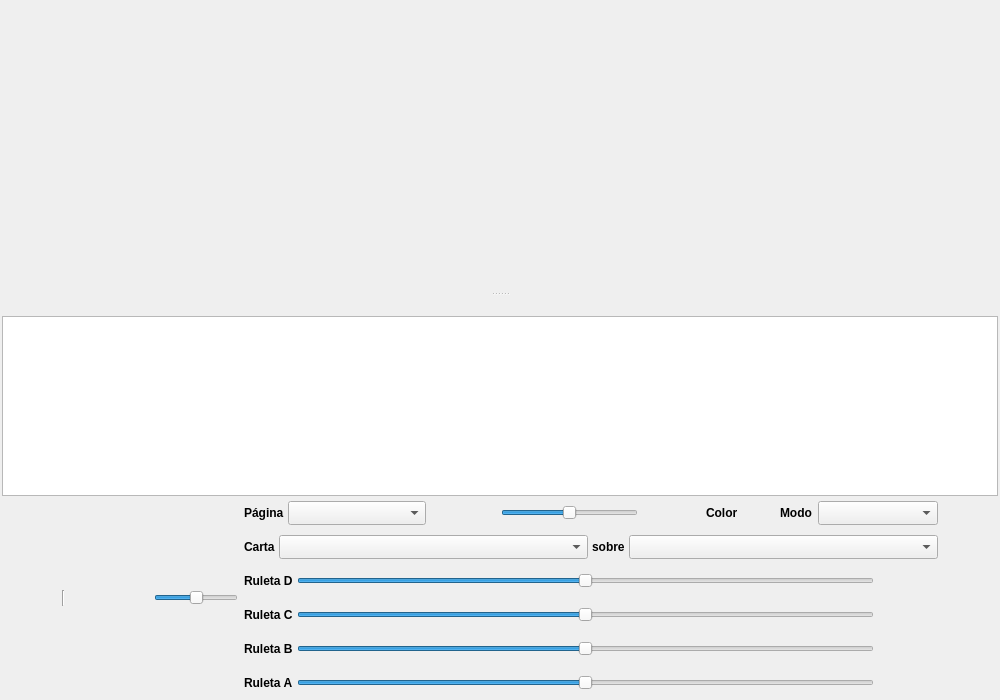
<?xml version="1.0" encoding="UTF-8"?>
<ui version="4.0">
 <class>GrDap</class>
 <widget class="QMainWindow" name="GrDap">
  <property name="geometry">
   <rect>
    <x>0</x>
    <y>0</y>
    <width>1000</width>
    <height>700</height>
   </rect>
  </property>
  <property name="windowTitle">
   <string>GR-dap</string>
  </property>
  <widget class="QWidget" name="centralwidget">
   <layout class="QVBoxLayout" name="verticalLayout_2" stretch="1,0">
    <property name="spacing">
     <number>0</number>
    </property>
    <property name="margin">
     <number>0</number>
    </property>
    <item>
     <widget class="QSplitter" name="splitter">
      <property name="orientation">
       <enum>Qt::Vertical</enum>
      </property>
      <widget class="QFrame" name="frame_gv">
       <property name="sizePolicy">
        <sizepolicy hsizetype="Expanding" vsizetype="Expanding">
         <horstretch>0</horstretch>
         <verstretch>1</verstretch>
        </sizepolicy>
       </property>
       <property name="frameShape">
        <enum>QFrame::NoFrame</enum>
       </property>
       <layout class="QVBoxLayout" name="verticalLayout_frame_gv">
        <property name="spacing">
         <number>0</number>
        </property>
        <property name="margin">
         <number>0</number>
        </property>
       </layout>
      </widget>
      <widget class="QFrame" name="frame_info">
       <property name="sizePolicy">
        <sizepolicy hsizetype="Preferred" vsizetype="Expanding">
         <horstretch>0</horstretch>
         <verstretch>1</verstretch>
        </sizepolicy>
       </property>
       <property name="maximumSize">
        <size>
         <width>16777215</width>
         <height>200</height>
        </size>
       </property>
       <layout class="QGridLayout" name="gridLayout" columnstretch="0,1,0">
        <property name="leftMargin">
         <number>2</number>
        </property>
        <property name="topMargin">
         <number>2</number>
        </property>
        <property name="rightMargin">
         <number>2</number>
        </property>
        <property name="bottomMargin">
         <number>0</number>
        </property>
        <property name="verticalSpacing">
         <number>2</number>
        </property>
        <item row="0" column="0">
         <widget class="QLabel" name="lb_info_ico">
          <property name="minimumSize">
           <size>
            <width>16</width>
            <height>16</height>
           </size>
          </property>
          <property name="pixmap">
           <pixmap resource="../res/gr-dap.qrc">:/img16/informacion.png</pixmap>
          </property>
         </widget>
        </item>
        <item row="0" column="2">
         <widget class="QToolButton" name="btn_cerrar_info">
          <property name="minimumSize">
           <size>
            <width>20</width>
            <height>16</height>
           </size>
          </property>
          <property name="maximumSize">
           <size>
            <width>20</width>
            <height>16</height>
           </size>
          </property>
          <property name="toolTip">
           <string>Cerrar info</string>
          </property>
          <property name="icon">
           <iconset resource="../res/gr-dap.qrc">
            <normaloff>:/images/tab_close.png</normaloff>:/images/tab_close.png</iconset>
          </property>
          <property name="iconSize">
           <size>
            <width>9</width>
            <height>9</height>
           </size>
          </property>
          <property name="toolButtonStyle">
           <enum>Qt::ToolButtonIconOnly</enum>
          </property>
          <property name="autoRaise">
           <bool>true</bool>
          </property>
         </widget>
        </item>
        <item row="0" column="1">
         <widget class="QLabel" name="lb_info_titulo"/>
        </item>
        <item row="1" column="0" colspan="3">
         <widget class="QTextBrowser" name="txt_info"/>
        </item>
       </layout>
      </widget>
     </widget>
    </item>
    <item>
     <widget class="QFrame" name="frame_toolbar">
      <property name="minimumSize">
       <size>
        <width>0</width>
        <height>35</height>
       </size>
      </property>
      <property name="frameShape">
       <enum>QFrame::NoFrame</enum>
      </property>
      <property name="frameShadow">
       <enum>QFrame::Raised</enum>
      </property>
      <layout class="QHBoxLayout" name="horizontalLayout" stretch="0,0,0,1,0,0">
       <property name="spacing">
        <number>2</number>
       </property>
       <property name="leftMargin">
        <number>2</number>
       </property>
       <property name="topMargin">
        <number>0</number>
       </property>
       <property name="rightMargin">
        <number>2</number>
       </property>
       <property name="bottomMargin">
        <number>0</number>
       </property>
       <item>
        <widget class="QToolButton" name="btn_salir">
         <property name="minimumSize">
          <size>
           <width>26</width>
           <height>26</height>
          </size>
         </property>
         <property name="maximumSize">
          <size>
           <width>26</width>
           <height>26</height>
          </size>
         </property>
         <property name="toolTip">
          <string>Cerrar</string>
         </property>
         <property name="icon">
          <iconset resource="../res/gr-dap.qrc">
           <normaloff>:/img16/cerrar.png</normaloff>:/img16/cerrar.png</iconset>
         </property>
         <property name="autoRaise">
          <bool>true</bool>
         </property>
        </widget>
       </item>
       <item>
        <widget class="QToolButton" name="btn_abrir">
         <property name="minimumSize">
          <size>
           <width>26</width>
           <height>26</height>
          </size>
         </property>
         <property name="maximumSize">
          <size>
           <width>26</width>
           <height>26</height>
          </size>
         </property>
         <property name="toolTip">
          <string>Abrir</string>
         </property>
         <property name="icon">
          <iconset resource="../res/gr-dap.qrc">
           <normaloff>:/img16/carpeta_1.png</normaloff>:/img16/carpeta_1.png</iconset>
         </property>
         <property name="autoRaise">
          <bool>true</bool>
         </property>
        </widget>
       </item>
       <item>
        <widget class="QFrame" name="frame_zoom">
         <property name="minimumSize">
          <size>
           <width>180</width>
           <height>0</height>
          </size>
         </property>
         <property name="maximumSize">
          <size>
           <width>180</width>
           <height>16777215</height>
          </size>
         </property>
         <property name="frameShape">
          <enum>QFrame::NoFrame</enum>
         </property>
         <property name="frameShadow">
          <enum>QFrame::Raised</enum>
         </property>
         <layout class="QHBoxLayout" name="hl_frame_zoom">
          <property name="spacing">
           <number>2</number>
          </property>
          <property name="margin">
           <number>0</number>
          </property>
          <item>
           <widget class="Line" name="lsep_1">
            <property name="minimumSize">
             <size>
              <width>10</width>
              <height>16</height>
             </size>
            </property>
            <property name="maximumSize">
             <size>
              <width>10</width>
              <height>16</height>
             </size>
            </property>
            <property name="orientation">
             <enum>Qt::Vertical</enum>
            </property>
           </widget>
          </item>
          <item>
           <widget class="QToolButton" name="btn_zoom_in">
            <property name="minimumSize">
             <size>
              <width>26</width>
              <height>26</height>
             </size>
            </property>
            <property name="maximumSize">
             <size>
              <width>26</width>
              <height>26</height>
             </size>
            </property>
            <property name="toolTip">
             <string>Acercar</string>
            </property>
            <property name="icon">
             <iconset resource="../res/gr-dap.qrc">
              <normaloff>:/img16/zoom_in.png</normaloff>:/img16/zoom_in.png</iconset>
            </property>
            <property name="autoRepeat">
             <bool>true</bool>
            </property>
            <property name="autoRaise">
             <bool>true</bool>
            </property>
           </widget>
          </item>
          <item>
           <widget class="QToolButton" name="btn_zoom_out">
            <property name="minimumSize">
             <size>
              <width>26</width>
              <height>26</height>
             </size>
            </property>
            <property name="maximumSize">
             <size>
              <width>26</width>
              <height>26</height>
             </size>
            </property>
            <property name="toolTip">
             <string>Alejar</string>
            </property>
            <property name="icon">
             <iconset resource="../res/gr-dap.qrc">
              <normaloff>:/img16/zoom_out.png</normaloff>:/img16/zoom_out.png</iconset>
            </property>
            <property name="autoRepeat">
             <bool>true</bool>
            </property>
            <property name="autoRaise">
             <bool>true</bool>
            </property>
           </widget>
          </item>
          <item>
           <widget class="QToolButton" name="btn_zoom_normal">
            <property name="minimumSize">
             <size>
              <width>26</width>
              <height>26</height>
             </size>
            </property>
            <property name="maximumSize">
             <size>
              <width>26</width>
              <height>26</height>
             </size>
            </property>
            <property name="toolTip">
             <string>Zoom normal</string>
            </property>
            <property name="icon">
             <iconset resource="../res/gr-dap.qrc">
              <normaloff>:/img16/zoom.png</normaloff>:/img16/zoom.png</iconset>
            </property>
            <property name="autoRaise">
             <bool>true</bool>
            </property>
           </widget>
          </item>
          <item>
           <widget class="QSlider" name="slider_zoom">
            <property name="minimumSize">
             <size>
              <width>50</width>
              <height>22</height>
             </size>
            </property>
            <property name="toolTip">
             <string>Zoom</string>
            </property>
            <property name="maximum">
             <number>500</number>
            </property>
            <property name="value">
             <number>250</number>
            </property>
            <property name="sliderPosition">
             <number>250</number>
            </property>
            <property name="orientation">
             <enum>Qt::Horizontal</enum>
            </property>
           </widget>
          </item>
         </layout>
        </widget>
       </item>
       <item>
        <layout class="QVBoxLayout" name="verticalLayout">
         <property name="spacing">
          <number>0</number>
         </property>
         <item>
          <widget class="QFrame" name="frame_images">
           <property name="minimumSize">
            <size>
             <width>0</width>
             <height>34</height>
            </size>
           </property>
           <layout class="QHBoxLayout" name="horizontalLayout_frame_images">
            <property name="spacing">
             <number>4</number>
            </property>
            <property name="margin">
             <number>4</number>
            </property>
            <item>
             <widget class="QLabel" name="lb_img_pagina">
              <property name="font">
               <font>
                <weight>75</weight>
                <bold>true</bold>
               </font>
              </property>
              <property name="text">
               <string>Página</string>
              </property>
             </widget>
            </item>
            <item>
             <widget class="QComboBox" name="cbx_img_pagina">
              <property name="sizePolicy">
               <sizepolicy hsizetype="Expanding" vsizetype="Fixed">
                <horstretch>0</horstretch>
                <verstretch>0</verstretch>
               </sizepolicy>
              </property>
              <property name="minimumSize">
               <size>
                <width>100</width>
                <height>24</height>
               </size>
              </property>
              <property name="sizeAdjustPolicy">
               <enum>QComboBox::AdjustToContents</enum>
              </property>
             </widget>
            </item>
            <item>
             <widget class="QLabel" name="lb_img_pagina_total">
              <property name="text">
               <string/>
              </property>
             </widget>
            </item>
            <item>
             <widget class="QToolButton" name="btn_img_back">
              <property name="minimumSize">
               <size>
                <width>26</width>
                <height>26</height>
               </size>
              </property>
              <property name="maximumSize">
               <size>
                <width>26</width>
                <height>26</height>
               </size>
              </property>
              <property name="toolTip">
               <string>Imágen anterior</string>
              </property>
              <property name="icon">
               <iconset resource="../res/gr-dap.qrc">
                <normaloff>:/img16/go-back.png</normaloff>:/img16/go-back.png</iconset>
              </property>
              <property name="autoRepeat">
               <bool>true</bool>
              </property>
              <property name="autoRaise">
               <bool>true</bool>
              </property>
             </widget>
            </item>
            <item>
             <widget class="QToolButton" name="btn_img_next">
              <property name="minimumSize">
               <size>
                <width>26</width>
                <height>26</height>
               </size>
              </property>
              <property name="maximumSize">
               <size>
                <width>26</width>
                <height>26</height>
               </size>
              </property>
              <property name="toolTip">
               <string>Imágen siguiente</string>
              </property>
              <property name="icon">
               <iconset resource="../res/gr-dap.qrc">
                <normaloff>:/img16/go-next.png</normaloff>:/img16/go-next.png</iconset>
              </property>
              <property name="autoRepeat">
               <bool>true</bool>
              </property>
              <property name="autoRaise">
               <bool>true</bool>
              </property>
             </widget>
            </item>
            <item>
             <widget class="QSlider" name="slider_rotar_img">
              <property name="minimumSize">
               <size>
                <width>50</width>
                <height>22</height>
               </size>
              </property>
              <property name="toolTip">
               <string>Rotar imágen</string>
              </property>
              <property name="minimum">
               <number>-360</number>
              </property>
              <property name="maximum">
               <number>360</number>
              </property>
              <property name="orientation">
               <enum>Qt::Horizontal</enum>
              </property>
             </widget>
            </item>
            <item>
             <widget class="QLabel" name="lb_img_rotar">
              <property name="minimumSize">
               <size>
                <width>30</width>
                <height>0</height>
               </size>
              </property>
              <property name="maximumSize">
               <size>
                <width>30</width>
                <height>16777215</height>
               </size>
              </property>
              <property name="alignment">
               <set>Qt::AlignCenter</set>
              </property>
             </widget>
            </item>
            <item>
             <widget class="QToolButton" name="btn_rotar_img">
              <property name="minimumSize">
               <size>
                <width>26</width>
                <height>26</height>
               </size>
              </property>
              <property name="maximumSize">
               <size>
                <width>26</width>
                <height>26</height>
               </size>
              </property>
              <property name="toolTip">
               <string>Reiniciar</string>
              </property>
              <property name="icon">
               <iconset resource="../res/gr-dap.qrc">
                <normaloff>:/img16/rotar.png</normaloff>:/img16/rotar.png</iconset>
              </property>
              <property name="autoRaise">
               <bool>true</bool>
              </property>
             </widget>
            </item>
            <item>
             <widget class="QFrame" name="frame_visor">
              <layout class="QHBoxLayout" name="horizontalLayout_frame_visor">
               <property name="margin">
                <number>0</number>
               </property>
               <item>
                <widget class="QLabel" name="lb_visor_color">
                 <property name="font">
                  <font>
                   <weight>75</weight>
                   <bold>true</bold>
                  </font>
                 </property>
                 <property name="text">
                  <string>Color</string>
                 </property>
                </widget>
               </item>
               <item>
                <widget class="QToolButton" name="btn_visor_color">
                 <property name="minimumSize">
                  <size>
                   <width>30</width>
                   <height>26</height>
                  </size>
                 </property>
                 <property name="maximumSize">
                  <size>
                   <width>30</width>
                   <height>26</height>
                  </size>
                 </property>
                 <property name="toolTip">
                  <string>Color del visor</string>
                 </property>
                 <property name="autoRaise">
                  <bool>true</bool>
                 </property>
                </widget>
               </item>
               <item>
                <widget class="QLabel" name="lb_visor_composicion">
                 <property name="font">
                  <font>
                   <weight>75</weight>
                   <bold>true</bold>
                  </font>
                 </property>
                 <property name="text">
                  <string>Modo</string>
                 </property>
                </widget>
               </item>
               <item>
                <widget class="QComboBox" name="cbx_visor_mode">
                 <property name="sizePolicy">
                  <sizepolicy hsizetype="Expanding" vsizetype="Fixed">
                   <horstretch>0</horstretch>
                   <verstretch>0</verstretch>
                  </sizepolicy>
                 </property>
                 <property name="minimumSize">
                  <size>
                   <width>120</width>
                   <height>24</height>
                  </size>
                 </property>
                </widget>
               </item>
              </layout>
             </widget>
            </item>
           </layout>
          </widget>
         </item>
         <item>
          <widget class="QFrame" name="frame_cartas">
           <property name="minimumSize">
            <size>
             <width>0</width>
             <height>34</height>
            </size>
           </property>
           <layout class="QHBoxLayout" name="horizontalLayout_frame_cartas" stretch="0,1,0,1">
            <property name="spacing">
             <number>4</number>
            </property>
            <property name="margin">
             <number>4</number>
            </property>
            <item>
             <widget class="QLabel" name="lb_carta_top">
              <property name="font">
               <font>
                <weight>75</weight>
                <bold>true</bold>
               </font>
              </property>
              <property name="text">
               <string>Carta</string>
              </property>
             </widget>
            </item>
            <item>
             <widget class="QComboBox" name="cbx_carta_top">
              <property name="sizePolicy">
               <sizepolicy hsizetype="Expanding" vsizetype="Fixed">
                <horstretch>0</horstretch>
                <verstretch>0</verstretch>
               </sizepolicy>
              </property>
              <property name="minimumSize">
               <size>
                <width>0</width>
                <height>24</height>
               </size>
              </property>
             </widget>
            </item>
            <item>
             <widget class="QLabel" name="lb_carta_bot">
              <property name="font">
               <font>
                <weight>75</weight>
                <bold>true</bold>
               </font>
              </property>
              <property name="text">
               <string>sobre</string>
              </property>
             </widget>
            </item>
            <item>
             <widget class="QComboBox" name="cbx_carta_bot">
              <property name="sizePolicy">
               <sizepolicy hsizetype="Expanding" vsizetype="Fixed">
                <horstretch>0</horstretch>
                <verstretch>0</verstretch>
               </sizepolicy>
              </property>
              <property name="minimumSize">
               <size>
                <width>0</width>
                <height>24</height>
               </size>
              </property>
             </widget>
            </item>
           </layout>
          </widget>
         </item>
         <item>
          <widget class="QFrame" name="frame_d">
           <property name="minimumSize">
            <size>
             <width>0</width>
             <height>34</height>
            </size>
           </property>
           <layout class="QHBoxLayout" name="horizontalLayout_frame_d" stretch="0,1,0,0">
            <property name="spacing">
             <number>4</number>
            </property>
            <property name="margin">
             <number>4</number>
            </property>
            <item>
             <widget class="QLabel" name="lb_d">
              <property name="font">
               <font>
                <weight>75</weight>
                <bold>true</bold>
               </font>
              </property>
              <property name="text">
               <string>Ruleta D</string>
              </property>
             </widget>
            </item>
            <item>
             <widget class="QSlider" name="slider_rotar_d">
              <property name="minimumSize">
               <size>
                <width>100</width>
                <height>22</height>
               </size>
              </property>
              <property name="toolTip">
               <string>Rotar ruleta</string>
              </property>
              <property name="minimum">
               <number>-360</number>
              </property>
              <property name="maximum">
               <number>360</number>
              </property>
              <property name="orientation">
               <enum>Qt::Horizontal</enum>
              </property>
             </widget>
            </item>
            <item>
             <widget class="QLabel" name="lb_d_rotar">
              <property name="minimumSize">
               <size>
                <width>30</width>
                <height>0</height>
               </size>
              </property>
              <property name="maximumSize">
               <size>
                <width>30</width>
                <height>16777215</height>
               </size>
              </property>
              <property name="alignment">
               <set>Qt::AlignCenter</set>
              </property>
             </widget>
            </item>
            <item>
             <widget class="QToolButton" name="btn_rotar_d">
              <property name="minimumSize">
               <size>
                <width>26</width>
                <height>26</height>
               </size>
              </property>
              <property name="maximumSize">
               <size>
                <width>26</width>
                <height>26</height>
               </size>
              </property>
              <property name="toolTip">
               <string>Reiniciar</string>
              </property>
              <property name="icon">
               <iconset resource="../res/gr-dap.qrc">
                <normaloff>:/img16/rotar.png</normaloff>:/img16/rotar.png</iconset>
              </property>
              <property name="autoRaise">
               <bool>true</bool>
              </property>
             </widget>
            </item>
           </layout>
          </widget>
         </item>
         <item>
          <widget class="QFrame" name="frame_c">
           <property name="minimumSize">
            <size>
             <width>0</width>
             <height>34</height>
            </size>
           </property>
           <layout class="QHBoxLayout" name="horizontalLayout_frame_c" stretch="0,1,0,0">
            <property name="spacing">
             <number>4</number>
            </property>
            <property name="margin">
             <number>4</number>
            </property>
            <item>
             <widget class="QLabel" name="lb_c">
              <property name="font">
               <font>
                <weight>75</weight>
                <bold>true</bold>
               </font>
              </property>
              <property name="text">
               <string>Ruleta C</string>
              </property>
             </widget>
            </item>
            <item>
             <widget class="QSlider" name="slider_rotar_c">
              <property name="minimumSize">
               <size>
                <width>100</width>
                <height>22</height>
               </size>
              </property>
              <property name="toolTip">
               <string>Rotar ruleta</string>
              </property>
              <property name="minimum">
               <number>-360</number>
              </property>
              <property name="maximum">
               <number>360</number>
              </property>
              <property name="orientation">
               <enum>Qt::Horizontal</enum>
              </property>
             </widget>
            </item>
            <item>
             <widget class="QLabel" name="lb_c_rotar">
              <property name="minimumSize">
               <size>
                <width>30</width>
                <height>0</height>
               </size>
              </property>
              <property name="maximumSize">
               <size>
                <width>30</width>
                <height>16777215</height>
               </size>
              </property>
              <property name="alignment">
               <set>Qt::AlignCenter</set>
              </property>
             </widget>
            </item>
            <item>
             <widget class="QToolButton" name="btn_rotar_c">
              <property name="minimumSize">
               <size>
                <width>26</width>
                <height>26</height>
               </size>
              </property>
              <property name="maximumSize">
               <size>
                <width>26</width>
                <height>26</height>
               </size>
              </property>
              <property name="toolTip">
               <string>Reiniciar</string>
              </property>
              <property name="icon">
               <iconset resource="../res/gr-dap.qrc">
                <normaloff>:/img16/rotar.png</normaloff>:/img16/rotar.png</iconset>
              </property>
              <property name="autoRaise">
               <bool>true</bool>
              </property>
             </widget>
            </item>
           </layout>
          </widget>
         </item>
         <item>
          <widget class="QFrame" name="frame_b">
           <property name="minimumSize">
            <size>
             <width>0</width>
             <height>34</height>
            </size>
           </property>
           <layout class="QHBoxLayout" name="horizontalLayout_frame_b" stretch="0,1,0,0">
            <property name="spacing">
             <number>4</number>
            </property>
            <property name="margin">
             <number>4</number>
            </property>
            <item>
             <widget class="QLabel" name="lb_b">
              <property name="font">
               <font>
                <weight>75</weight>
                <bold>true</bold>
               </font>
              </property>
              <property name="text">
               <string>Ruleta B</string>
              </property>
             </widget>
            </item>
            <item>
             <widget class="QSlider" name="slider_rotar_b">
              <property name="minimumSize">
               <size>
                <width>100</width>
                <height>22</height>
               </size>
              </property>
              <property name="toolTip">
               <string>Rotar ruleta</string>
              </property>
              <property name="minimum">
               <number>-360</number>
              </property>
              <property name="maximum">
               <number>360</number>
              </property>
              <property name="orientation">
               <enum>Qt::Horizontal</enum>
              </property>
             </widget>
            </item>
            <item>
             <widget class="QLabel" name="lb_b_rotar">
              <property name="minimumSize">
               <size>
                <width>30</width>
                <height>0</height>
               </size>
              </property>
              <property name="maximumSize">
               <size>
                <width>30</width>
                <height>16777215</height>
               </size>
              </property>
              <property name="alignment">
               <set>Qt::AlignCenter</set>
              </property>
             </widget>
            </item>
            <item>
             <widget class="QToolButton" name="btn_rotar_b">
              <property name="minimumSize">
               <size>
                <width>26</width>
                <height>26</height>
               </size>
              </property>
              <property name="maximumSize">
               <size>
                <width>26</width>
                <height>26</height>
               </size>
              </property>
              <property name="toolTip">
               <string>Reiniciar</string>
              </property>
              <property name="icon">
               <iconset resource="../res/gr-dap.qrc">
                <normaloff>:/img16/rotar.png</normaloff>:/img16/rotar.png</iconset>
              </property>
              <property name="autoRaise">
               <bool>true</bool>
              </property>
             </widget>
            </item>
           </layout>
          </widget>
         </item>
         <item>
          <widget class="QFrame" name="frame_a">
           <property name="minimumSize">
            <size>
             <width>0</width>
             <height>34</height>
            </size>
           </property>
           <layout class="QHBoxLayout" name="horizontalLayout_frame_a" stretch="0,1,0,0">
            <property name="spacing">
             <number>4</number>
            </property>
            <property name="margin">
             <number>4</number>
            </property>
            <item>
             <widget class="QLabel" name="lb_a">
              <property name="font">
               <font>
                <weight>75</weight>
                <bold>true</bold>
               </font>
              </property>
              <property name="text">
               <string>Ruleta A</string>
              </property>
             </widget>
            </item>
            <item>
             <widget class="QSlider" name="slider_rotar_a">
              <property name="minimumSize">
               <size>
                <width>100</width>
                <height>22</height>
               </size>
              </property>
              <property name="toolTip">
               <string>Rotar ruleta</string>
              </property>
              <property name="minimum">
               <number>-360</number>
              </property>
              <property name="maximum">
               <number>360</number>
              </property>
              <property name="orientation">
               <enum>Qt::Horizontal</enum>
              </property>
             </widget>
            </item>
            <item>
             <widget class="QLabel" name="lb_a_rotar">
              <property name="minimumSize">
               <size>
                <width>30</width>
                <height>0</height>
               </size>
              </property>
              <property name="maximumSize">
               <size>
                <width>30</width>
                <height>16777215</height>
               </size>
              </property>
              <property name="alignment">
               <set>Qt::AlignCenter</set>
              </property>
             </widget>
            </item>
            <item>
             <widget class="QToolButton" name="btn_rotar_a">
              <property name="minimumSize">
               <size>
                <width>26</width>
                <height>26</height>
               </size>
              </property>
              <property name="maximumSize">
               <size>
                <width>26</width>
                <height>26</height>
               </size>
              </property>
              <property name="toolTip">
               <string>Reiniciar</string>
              </property>
              <property name="icon">
               <iconset resource="../res/gr-dap.qrc">
                <normaloff>:/img16/rotar.png</normaloff>:/img16/rotar.png</iconset>
              </property>
              <property name="autoRaise">
               <bool>true</bool>
              </property>
             </widget>
            </item>
           </layout>
          </widget>
         </item>
        </layout>
       </item>
       <item>
        <widget class="QToolButton" name="btn_visor">
         <property name="minimumSize">
          <size>
           <width>26</width>
           <height>26</height>
          </size>
         </property>
         <property name="maximumSize">
          <size>
           <width>26</width>
           <height>26</height>
          </size>
         </property>
         <property name="toolTip">
          <string>Visor texto oculto</string>
         </property>
         <property name="icon">
          <iconset resource="../res/gr-dap.qrc">
           <normaloff>:/img16/visor.png</normaloff>:/img16/visor.png</iconset>
         </property>
         <property name="checkable">
          <bool>true</bool>
         </property>
         <property name="autoRaise">
          <bool>true</bool>
         </property>
        </widget>
       </item>
       <item>
        <widget class="QToolButton" name="btn_menu">
         <property name="minimumSize">
          <size>
           <width>26</width>
           <height>26</height>
          </size>
         </property>
         <property name="maximumSize">
          <size>
           <width>26</width>
           <height>26</height>
          </size>
         </property>
         <property name="icon">
          <iconset resource="../res/gr-dap.qrc">
           <normaloff>:/img16/applications.png</normaloff>:/img16/applications.png</iconset>
         </property>
         <property name="popupMode">
          <enum>QToolButton::InstantPopup</enum>
         </property>
         <property name="autoRaise">
          <bool>true</bool>
         </property>
        </widget>
       </item>
      </layout>
     </widget>
    </item>
   </layout>
  </widget>
  <action name="btn_info">
   <property name="checkable">
    <bool>true</bool>
   </property>
   <property name="icon">
    <iconset resource="../res/gr-dap.qrc">
     <normaloff>:/img16/informacion.png</normaloff>:/img16/informacion.png</iconset>
   </property>
   <property name="text">
    <string>Información</string>
   </property>
   <property name="statusTip">
    <string>Muestra información sobre la base de datos</string>
   </property>
   <property name="iconVisibleInMenu">
    <bool>true</bool>
   </property>
  </action>
  <action name="btn_ayuda">
   <property name="icon">
    <iconset resource="../res/gr-dap.qrc">
     <normaloff>:/img16/ayuda.png</normaloff>:/img16/ayuda.png</iconset>
   </property>
   <property name="text">
    <string>Ayuda</string>
   </property>
   <property name="iconText">
    <string>Ayuda</string>
   </property>
   <property name="statusTip">
    <string>Muestra la ayuda del GR-dap</string>
   </property>
   <property name="shortcut">
    <string>F1</string>
   </property>
   <property name="iconVisibleInMenu">
    <bool>true</bool>
   </property>
  </action>
  <action name="btn_acercade">
   <property name="icon">
    <iconset resource="../res/gr-dap.qrc">
     <normaloff>:/img16/acercad.png</normaloff>:/img16/acercad.png</iconset>
   </property>
   <property name="text">
    <string>Acerca de...</string>
   </property>
   <property name="iconText">
    <string>Acerca de...</string>
   </property>
   <property name="toolTip">
    <string>Acerca de...</string>
   </property>
   <property name="iconVisibleInMenu">
    <bool>true</bool>
   </property>
  </action>
  <action name="btn_fullscreen">
   <property name="checkable">
    <bool>true</bool>
   </property>
   <property name="icon">
    <iconset resource="../res/gr-dap.qrc">
     <normaloff>:/img16/fit_to_win.png</normaloff>:/img16/fit_to_win.png</iconset>
   </property>
   <property name="text">
    <string>Pantalla completa</string>
   </property>
   <property name="shortcut">
    <string>F11</string>
   </property>
   <property name="iconVisibleInMenu">
    <bool>true</bool>
   </property>
  </action>
 </widget>
 <tabstops>
  <tabstop>btn_cerrar_info</tabstop>
  <tabstop>txt_info</tabstop>
  <tabstop>btn_salir</tabstop>
  <tabstop>btn_abrir</tabstop>
  <tabstop>cbx_img_pagina</tabstop>
  <tabstop>btn_img_back</tabstop>
  <tabstop>btn_img_next</tabstop>
  <tabstop>slider_rotar_img</tabstop>
  <tabstop>btn_rotar_img</tabstop>
  <tabstop>btn_visor_color</tabstop>
  <tabstop>cbx_visor_mode</tabstop>
  <tabstop>cbx_carta_top</tabstop>
  <tabstop>cbx_carta_bot</tabstop>
  <tabstop>slider_rotar_d</tabstop>
  <tabstop>btn_rotar_d</tabstop>
  <tabstop>slider_rotar_c</tabstop>
  <tabstop>btn_rotar_c</tabstop>
  <tabstop>slider_rotar_b</tabstop>
  <tabstop>btn_rotar_b</tabstop>
  <tabstop>slider_rotar_a</tabstop>
  <tabstop>btn_rotar_a</tabstop>
  <tabstop>btn_zoom_in</tabstop>
  <tabstop>btn_zoom_out</tabstop>
  <tabstop>btn_zoom_normal</tabstop>
  <tabstop>slider_zoom</tabstop>
  <tabstop>btn_visor</tabstop>
  <tabstop>btn_menu</tabstop>
 </tabstops>
 <resources>
  <include location="../res/gr-dap.qrc"/>
 </resources>
 <connections/>
</ui>
